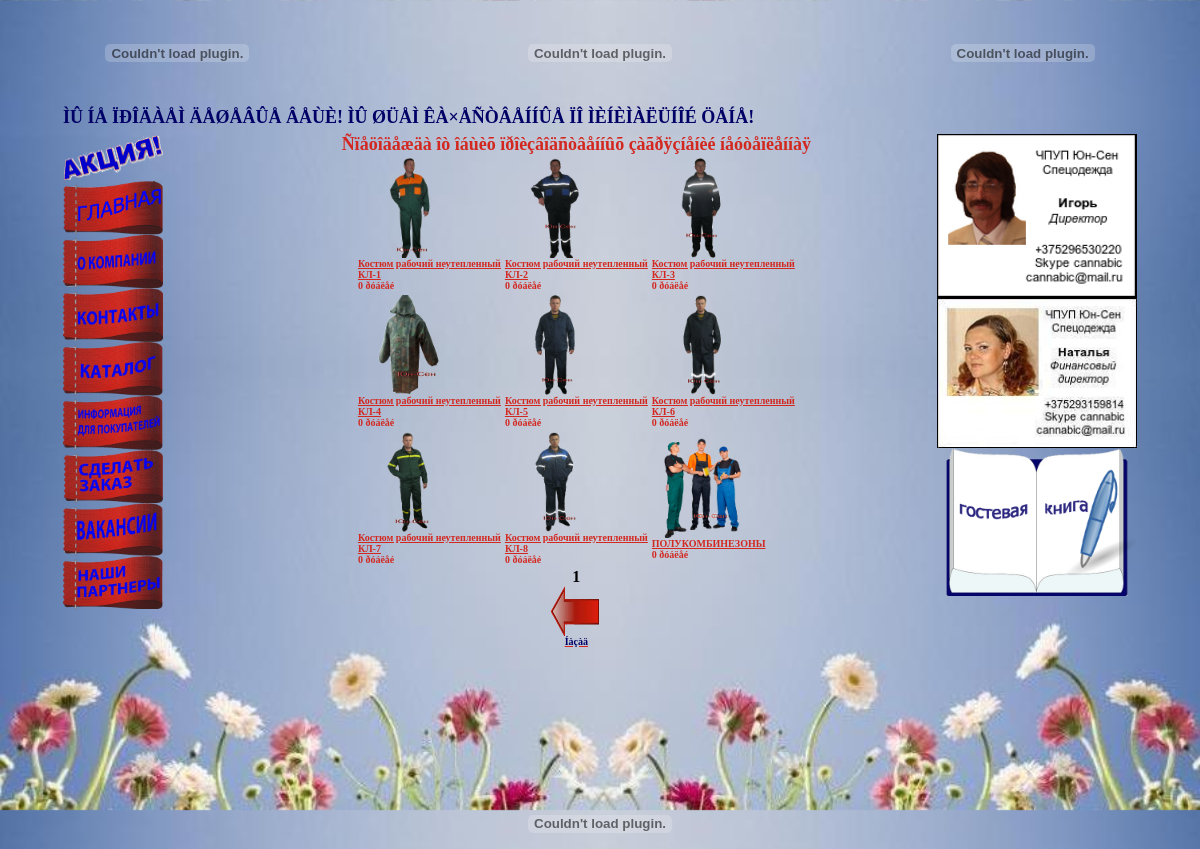
Page /2.php on the committed database.
### tables this page shows
CREATE TABLE IF NOT EXISTS `catalog` (
  `category` text NOT NULL,
  `model` int(11) NOT NULL,
  `image` text NOT NULL,
  `name` text NOT NULL,
  `price` text NOT NULL,
  `description` text NOT NULL
);

### dollar.php (called while the page is built)
<?php
$dollar = 8000;
?>

### 2.php (the view, shortened to what this page needs)
<!DOCTYPE HTML PUBLIC "-//W3C//DTD HTML 4.01 Frameset//EN" "http://www.w3.org/TR/html4/frameset.dtd"><html>
 <head>
  <link rel="stylesheet" type="text/css" href="gallerystyle.css" />
<link rel="stylesheet" href="imagesize.css" type="text/css" />
</head>
<body align = center link = "#d22820"
alink = "#000066"
vlink = "#000066">
<div id="bg"></div>
<div id="content"><div align = center>
<table width = 90%>
<tr>
<td align = center>
<embed src="images/logo.swf" width = '150px' height = '100px' quality="high"  TYPE="application/x-shockwave-flash" wmode="transparent" loop="true" autoplay="true" pluginspage="http://www.macromedia.com/go/getflashplayer"></embed>
</td>
<td align = center>
<embed src="images/text.swf" width = '400px' height = '100px' quality="high"  TYPE="application/x-shockwave-flash" wmode="transparent" loop="true" autoplay="true" pluginspage="http://www.macromedia.com/go/getflashplayer"></embed>
</td>
<td align = center>
<embed src="images/phones.swf" width = '150px' height = '100px' quality="high"  TYPE="application/x-shockwave-flash" wmode="transparent" loop="true" autoplay="true" pluginspage="http://www.macromedia.com/go/getflashplayer"></embed>
</td>
</tr>
<tr>
<td colspan = 3><marquee>
<font size = 4px color="#000066" face="Verdana"><B>ÌÛ ÍÅ ÏÐÎÄÀÅÌ ÄÅØÅÂÛÅ ÂÅÙÈ! ÌÛ ØÜÅÌ ÊÀ×ÅÑÒÂÅÍÍÛÅ ÏÎ ÌÈÍÈÌÀËÜÍÎÉ ÖÅÍÅ!</B></font>
</marquee></td></tr>
</table>
</div>
<div align = center>
<table border="0"  width="90%" >
<tr>
<td valign = top rowspan = 2>
<a href = empty.php><img src = "images/act.gif" width = 100px></img><br>
<a href = index.php><img src = "images/index.gif" width = 100px></img></a><br>
<a href = company.php><img src = "images/company.gif" width = 100px></img></a><br>
<a href = contacts.php><img src = "images/contacts.gif" width = 100px></img></a><br>
<a href = catalog.php><img src = "images/catalog.gif" width = 100px></img></a><br>
<a href = info.php><img src = "images/info.gif" width = 100px></img></a><br>
<a href = vhod.php><img src = "images/zakaz.gif" width = 100px></img></a><br>
<a href = work.php><img src = "images/work.gif" width = 100px></img></a><br>
<a href = friends.php><img src = "images/friends.gif" width = 100px></img></a><br>
</td>
<td valign = top rowspan = 2 align="center">
<div align=center><font size = 4px color="#d22820" face="Verdana"><B>Ñïåöîäåæäà îò îáùèõ ïðîèçâîäñòâåííûõ çàãðÿçíåíèé íåóòåïëåííàÿ</B></font></div>
<?php
$num = 9;
$page = $_GET['page'];
$page = intval($page);
if(empty($page) or $page < 0) $page = 1;
$start = $page * $num - $num;
$result = mysql_query("SELECT * FROM catalog WHERE category = '2' ORDER BY model ASC LIMIT $start, $num");
while ( $postrow[] = mysql_fetch_array($result))
include ('dollar.php');
echo "<table>";
for($i = 0; $i < $num; $i+=3)
{
echo "<tr><td><a href =p2".$postrow[$i]['model'].".php target = _blank>".$postrow[$i]['image']."
<br><font size = 1px color=#d22820 face=Verdana><B>".$postrow[$i]['name']."</B></font></a>
<br>
<font size = 1px color=#d22820 face=Verdana><B>".$postrow[$i]['price']*$dollar." ðóáëåé</B></font>
</td>";
echo "<td><a href =p2".$postrow[$i+1]['model'].".php target = _blank>".$postrow[$i+1]['image']."
<br><font size = 1px color=#d22820 face=Verdana><B>".$postrow[$i+1]['name']."</B></font></a>
<br>
<font size = 1px color=#d22820 face=Verdana><B>".$postrow[$i+1]['price']*$dollar." ðóáëåé</B></font>
</td>";
echo "<td><a href =p2".$postrow[$i+2]['model'].".php target = _blank>".$postrow[$i+2]['image']."
<br><font size = 1px color=#d22820 face=Verdana><B>".$postrow[$i+2]['name']."</B></font></a>
<br>
<font size = 1px color=#d22820 face=Verdana><B>".$postrow[$i+2]['price']*$dollar." ðóáëåé</B></font>
</td>";
}
echo "</tr></table>";
echo $pervpage.$page2left.$page1left.'<b>'.$page.'</b>'.$page1right.$page2right.$nextpage;
?>
<div align = center><a href="catalog.php" title="íàçàä"><img src="images/back.gif" border=0 width=50px height=50px><br><font size = 1px color="#000066" face="Verdana"><B>Íàçàä</B></a></div>
</td>
<td valign = top align = right WIDTH = 200PX>
<img src = images/igor.png WIDTH = 200PX>
<br><img src = images/natalia.JPG WIDTH = 200PX><br>
<a href = book.php><img src = "images/book.gif" width = 200px></img></a><br>
<div align="center">
<iframe src="http://diano4ka96.narod.ru/tag.html"
width="200" height="200"
align="left" scrolling=no
frameborder="0">
    Âàø áðàóçåð íå ïîääåðæèâàåò ïëàâàþùèå ôðåéìû!
 </iframe>
</div>
</tr>
</table>
</div>
<embed src="images/end.swf" width = '90%' height = '50px' quality="high"  TYPE="application/x-shockwave-flash" wmode="transparent" loop="true" autoplay="true" pluginspage="http://www.macromedia.com/go/getflashplayer"></embed>
</div>
</body>
</html>

### 2.php (style rules this page uses)
html { overflow-x: hidden; }
#bg { position:fixed; top:0; bottom:0; left:0; right:0; background-image:url(images/bg.jpg); background-size: contain; z-index:9998; }
#bg { position:fixed; top:0; bottom:0; left:0; right:0; background-image:url(images/bg.jpg);echo "<td><a href =p7".$postrow[$i+1]['model'].".php target = _blank>".$postrow[$i+1]['image']." <br><font size = 1px color=#d22820 face=Verdana><B>".$postrow[$i+1]['name']."</B></font></a></td>"; }
#content { position:absolute; top:0; bottom:0; left:0; right:0; z-index:9999 }

### rows in the picture
catalog: image (picture), name "Костюм рабочий неутепленный КЛ-1", $postrow[$i]['price']*$dollar "0"
catalog: image (picture), name "Костюм рабочий неутепленный КЛ-2", $postrow[$i+1]['price']*$dollar "0"
catalog: image (picture), name "Костюм рабочий неутепленный КЛ-3", $postrow[$i+2]['price']*$dollar "0"
catalog: image (picture), name "Костюм рабочий неутепленный КЛ-4", $postrow[$i]['price']*$dollar "0"
catalog: image (picture), name "Костюм рабочий неутепленный КЛ-5", $postrow[$i+1]['price']*$dollar "0"
catalog: image (picture), name "Костюм рабочий неутепленный КЛ-6", $postrow[$i+2]['price']*$dollar "0"
catalog: image (picture), name "Костюм рабочий неутепленный КЛ-7", $postrow[$i]['price']*$dollar "0"
catalog: image (picture), name "Костюм рабочий неутепленный КЛ-8", $postrow[$i+1]['price']*$dollar "0"
catalog: image (picture), name "ПОЛУКОМБИНЕЗОНЫ", $postrow[$i+2]['price']*$dollar "0"

### other values in the picture
$page "1"
